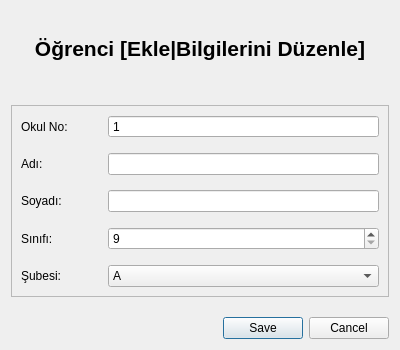
<?xml version="1.0" encoding="UTF-8"?>
<ui version="4.0">
 <class>ikoOSKAR::UI::StudentEditorUi</class>
 <widget class="QDialog" name="ikoOSKAR::UI::StudentEditorUi">
  <property name="geometry">
   <rect>
    <x>0</x>
    <y>0</y>
    <width>400</width>
    <height>350</height>
   </rect>
  </property>
  <property name="windowTitle">
   <string>Dialog</string>
  </property>
  <layout class="QVBoxLayout" name="verticalLayout">
   <property name="spacing">
    <number>20</number>
   </property>
   <item>
    <widget class="QLabel" name="lblHeader">
     <property name="font">
      <font>
       <family>Segoe UI</family>
       <pointsize>16</pointsize>
       <bold>true</bold>
      </font>
     </property>
     <property name="styleSheet">
      <string notr="true">font-size: 16pt;
font-weight: bold;</string>
     </property>
     <property name="text">
      <string>Öğrenci [Ekle|Bilgilerini Düzenle]</string>
     </property>
     <property name="alignment">
      <set>Qt::AlignCenter</set>
     </property>
    </widget>
   </item>
   <item>
    <widget class="QFrame" name="frame">
     <property name="frameShape">
      <enum>QFrame::StyledPanel</enum>
     </property>
     <property name="frameShadow">
      <enum>QFrame::Raised</enum>
     </property>
     <property name="lineWidth">
      <number>0</number>
     </property>
     <layout class="QFormLayout" name="formLayout">
      <property name="horizontalSpacing">
       <number>40</number>
      </property>
      <property name="verticalSpacing">
       <number>15</number>
      </property>
      <item row="0" column="0">
       <widget class="QLabel" name="lblId">
        <property name="text">
         <string>Okul No:</string>
        </property>
       </widget>
      </item>
      <item row="1" column="0">
       <widget class="QLabel" name="lblFirstName">
        <property name="text">
         <string>Adı:</string>
        </property>
       </widget>
      </item>
      <item row="1" column="1">
       <widget class="QLineEdit" name="lnFirstName"/>
      </item>
      <item row="2" column="0">
       <widget class="QLabel" name="lblLastName">
        <property name="text">
         <string>Soyadı:</string>
        </property>
       </widget>
      </item>
      <item row="2" column="1">
       <widget class="QLineEdit" name="lnLastName"/>
      </item>
      <item row="3" column="0">
       <widget class="QLabel" name="lblGrade">
        <property name="text">
         <string>Sınıfı:</string>
        </property>
       </widget>
      </item>
      <item row="3" column="1">
       <widget class="QSpinBox" name="spnGrade">
        <property name="minimum">
         <number>9</number>
        </property>
        <property name="maximum">
         <number>12</number>
        </property>
       </widget>
      </item>
      <item row="4" column="0">
       <widget class="QLabel" name="lblSection">
        <property name="text">
         <string>Şubesi:</string>
        </property>
       </widget>
      </item>
      <item row="4" column="1">
       <widget class="QComboBox" name="cmbSection">
        <property name="currentIndex">
         <number>0</number>
        </property>
        <property name="maxVisibleItems">
         <number>9</number>
        </property>
        <item>
         <property name="text">
          <string>A</string>
         </property>
        </item>
        <item>
         <property name="text">
          <string>B</string>
         </property>
        </item>
        <item>
         <property name="text">
          <string>C</string>
         </property>
        </item>
        <item>
         <property name="text">
          <string>D</string>
         </property>
        </item>
        <item>
         <property name="text">
          <string>E</string>
         </property>
        </item>
        <item>
         <property name="text">
          <string>F</string>
         </property>
        </item>
        <item>
         <property name="text">
          <string>G</string>
         </property>
        </item>
        <item>
         <property name="text">
          <string>H</string>
         </property>
        </item>
        <item>
         <property name="text">
          <string>I</string>
         </property>
        </item>
        <item>
         <property name="text">
          <string>J</string>
         </property>
        </item>
        <item>
         <property name="text">
          <string>K</string>
         </property>
        </item>
        <item>
         <property name="text">
          <string>L</string>
         </property>
        </item>
        <item>
         <property name="text">
          <string>M</string>
         </property>
        </item>
        <item>
         <property name="text">
          <string>N</string>
         </property>
        </item>
        <item>
         <property name="text">
          <string>O</string>
         </property>
        </item>
        <item>
         <property name="text">
          <string>P</string>
         </property>
        </item>
        <item>
         <property name="text">
          <string>Q</string>
         </property>
        </item>
        <item>
         <property name="text">
          <string>R</string>
         </property>
        </item>
        <item>
         <property name="text">
          <string>S</string>
         </property>
        </item>
        <item>
         <property name="text">
          <string>T</string>
         </property>
        </item>
        <item>
         <property name="text">
          <string>U</string>
         </property>
        </item>
        <item>
         <property name="text">
          <string>V</string>
         </property>
        </item>
        <item>
         <property name="text">
          <string>W</string>
         </property>
        </item>
        <item>
         <property name="text">
          <string>X</string>
         </property>
        </item>
        <item>
         <property name="text">
          <string>Y</string>
         </property>
        </item>
        <item>
         <property name="text">
          <string>Z</string>
         </property>
        </item>
       </widget>
      </item>
      <item row="0" column="1">
       <widget class="QSpinBox" name="spnId">
        <property name="buttonSymbols">
         <enum>QAbstractSpinBox::NoButtons</enum>
        </property>
        <property name="maximum">
         <number>2147483646</number>
        </property>
        <property name="value">
         <number>1</number>
        </property>
       </widget>
      </item>
     </layout>
    </widget>
   </item>
   <item>
    <widget class="QDialogButtonBox" name="buttonBox">
     <property name="orientation">
      <enum>Qt::Horizontal</enum>
     </property>
     <property name="standardButtons">
      <set>QDialogButtonBox::Cancel|QDialogButtonBox::Save</set>
     </property>
    </widget>
   </item>
  </layout>
 </widget>
 <resources/>
 <connections>
  <connection>
   <sender>buttonBox</sender>
   <signal>accepted()</signal>
   <receiver>ikoOSKAR::UI::StudentEditorUi</receiver>
   <slot>accept()</slot>
   <hints>
    <hint type="sourcelabel">
     <x>248</x>
     <y>254</y>
    </hint>
    <hint type="destinationlabel">
     <x>157</x>
     <y>274</y>
    </hint>
   </hints>
  </connection>
  <connection>
   <sender>buttonBox</sender>
   <signal>rejected()</signal>
   <receiver>ikoOSKAR::UI::StudentEditorUi</receiver>
   <slot>reject()</slot>
   <hints>
    <hint type="sourcelabel">
     <x>316</x>
     <y>260</y>
    </hint>
    <hint type="destinationlabel">
     <x>286</x>
     <y>274</y>
    </hint>
   </hints>
  </connection>
 </connections>
</ui>
